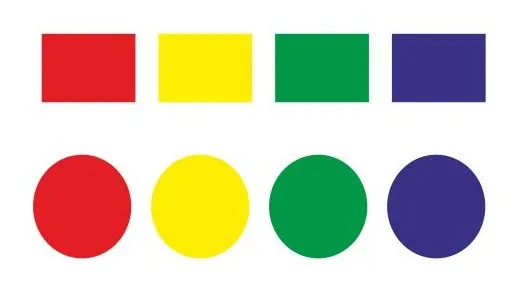
#> input picture npfoto/formas.jpg, 523 x 282 px
$ python cen_cont.py
#> lines starting #> are read from the running program, lines starting #| are printed output that depends on the picture; after the words box and inside, x2 and y2 are one past the last pixel; in counts of white or black regions, pixels touching at a corner belong together
#IMPORTAMOS LAS LIBRERIAS NECESARIAS
import cv2

#CREAMOS LA VARIABLE DE LA IMAGEN BASE
img = cv2.imread("npfoto/formas.jpg")
#> img is the input picture: shape (282, 523, 3); mean B, G, R 178.3, 200.6, 207.2
#LA CONVERTIMOS A HSV
img_hsv = cv2.cvtColor(img, cv2.COLOR_BGR2HSV)
#> img_hsv: shape (282, 523, 3); mean H, S, V 48.6, 86.8, 229.3
#img_hsv = cv2.cvtColor(img_rgb, cv2.COLOR_RGB2HSV_FULL)
#ELEGIMOS EL UMBRAL DEL COLOR VERDE EN HSV
umbral_bajo = (70,100,100)
umbral_alto = (80,255,255)

while True:
    #Creamos una mascara y filtramos la imagen original
    mask = cv2.inRange(img_hsv, umbral_bajo, umbral_alto)
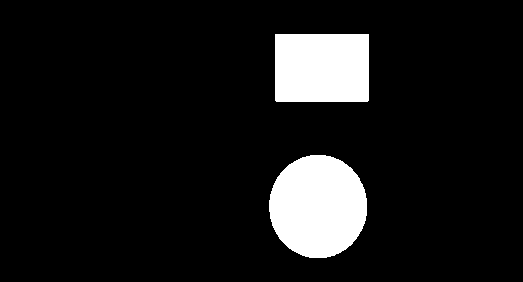
#> mask: shape (282, 523); 9.7% white; 2 white regions
    res = cv2.bitwise_and(img, img ,mask = mask)
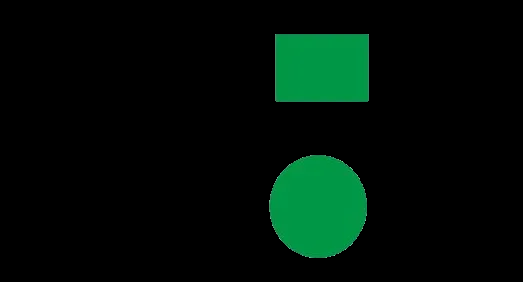
#> res: shape (282, 523, 3); mean B, G, R 7, 14.6, 0.4
    #res_rgb = cv2.cvtColor(res, cv2.COLOR_HSV2BGR)
    res_rgb = img
    #Encontramos los contornos y los dibujamos en la imagen que queremos
    contorno, hierachy = cv2.findContours(mask, cv2.RETR_EXTERNAL, cv2.CHAIN_APPROX_NONE)
#> contorno = 2 contours; box (x1, y1, x2, y2) and area: (269, 155, 367, 258) 7837, (275, 34, 369, 102) 6230
    for i in contorno:
        M = cv2.moments(i)
        if M['m00'] != 0:
            cx = int(M['m10']/M['m00'])
            cy = int(M['m01']/M['m00'])
            cv2.drawContours(res_rgb, [i], -1, (0,255,0), 2)
            cv2.circle(res_rgb, (cx,cy), 7, (0,0,255), -1)
            cv2.putText(res_rgb, f"x: {cx} y:{cy}", (cx -20, cy -20), cv2.FONT_HERSHEY_SIMPLEX, 0.5, (0,0,0), 2)
#> this loop made 2 passes
#> (cx, cy) on passes 1 to 2: (317, 206), (321, 67)
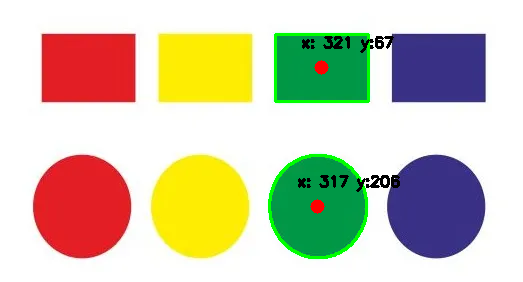
#> res_rgb: shape (282, 523, 3); 2.33% of pixels changed, all inside (x1, y1, x2, y2) = (268, 33, 400, 259)
    cv2.imshow('res', res_rgb)
    if cv2.waitKey(1) & 0xFF == ord('s'):
#> (key Esc is pressed here)
        break
print(f"x: {cx}\n y:{cy}")
